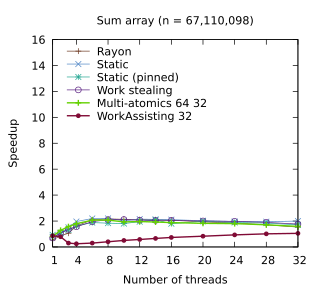

Write the gnuplot code that produced this figure.
set title "Sum array (n = 67,110,098)"
set terminal pdf size 3.2,2.9
set output "./results/Sum_array_n___67,110,098.pdf"
set key on
set key top left Left reverse
set key samplen 2.5
set xrange [1:32]
set xtics (1, 4, 8, 12, 16, 20, 24, 28, 32)
set xlabel "Number of threads"
set yrange [0:16]
set ylabel "Speedup"
plot './results/Sum_array_n___67,110,098.dat' using 1:2 title "Rayon" pointsize 0.7 lw 1 pt 1 linecolor rgb "#6E3B23" with linespoints, \
  './results/Sum_array_n___67,110,098.dat' using 1:3 title "Static" pointsize 0.7 lw 1 pt 2 linecolor rgb "#5287C6" with linespoints, \
  './results/Sum_array_n___67,110,098.dat' using 1:4 title "Static (pinned)" pointsize 0.7 lw 1 pt 3 linecolor rgb "#24A793" with linespoints, \
  './results/Sum_array_n___67,110,098.dat' using 1:5 title "Work stealing" pointsize 0.7 lw 1 pt 6 linecolor rgb "#5B2182" with linespoints, \
  './results/Sum_array_n___67,110,098.dat' using 1:6 title "Multi-atomics 64 32" pointsize 0.7 lw 2 pt 1 linecolor rgb "#64D000" with linespoints, \
  './results/Sum_array_n___67,110,098.dat' using 1:7 title "WorkAssisting 32" pointsize 0.4 lw 2 pt 7 linecolor rgb "#800A35" with linespoints
